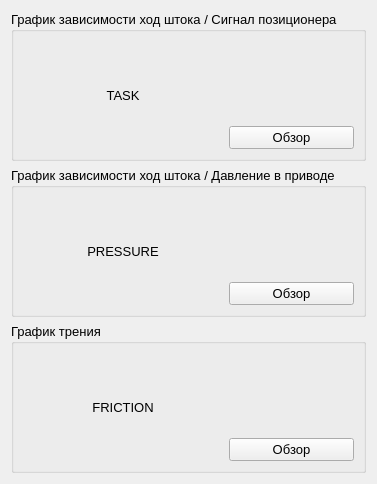
          <widget class="QWidget" name="tab_images">
           <attribute name="title">
            <string>Выбор изображений</string>
           </attribute>
           <layout class="QHBoxLayout" name="horizontalLayout_24">
            <item>
             <layout class="QVBoxLayout" name="verticalLayout_imagesChart">
              <item>
               <widget class="QGroupBox" name="groupBox_imageChartTask">
                <property name="font">
                 <font>
                  <family>Segoe UI</family>
                  <pointsize>10</pointsize>
                 </font>
                </property>
                <property name="title">
                 <string>График зависимости ход штока / Cигнал позиционера</string>
                </property>
                <layout class="QHBoxLayout" name="horizontalLayout_25">
                 <item>
                  <widget class="QLabel" name="label_imageChartTask">
                   <property name="enabled">
                    <bool>true</bool>
                   </property>
                   <property name="sizePolicy">
                    <sizepolicy hsizetype="Preferred" vsizetype="Preferred">
                     <horstretch>0</horstretch>
                     <verstretch>0</verstretch>
                    </sizepolicy>
                   </property>
                   <property name="minimumSize">
                    <size>
                     <width>200</width>
                     <height>108</height>
                    </size>
                   </property>
                   <property name="maximumSize">
                    <size>
                     <width>200</width>
                     <height>108</height>
                    </size>
                   </property>
                   <property name="text">
                    <string>TASK</string>
                   </property>
                   <property name="scaledContents">
                    <bool>true</bool>
                   </property>
                   <property name="alignment">
                    <set>Qt::AlignmentFlag::AlignCenter</set>
                   </property>
                   <property name="wordWrap">
                    <bool>true</bool>
                   </property>
                  </widget>
                 </item>
                 <item>
                  <layout class="QVBoxLayout" name="verticalLayout_imageChartTask">
                   <item>
                    <spacer name="verticalSpacer_imageChartTask">
                     <property name="orientation">
                      <enum>Qt::Orientation::Vertical</enum>
                     </property>
                     <property name="sizeHint" stdset="0">
                      <size>
                       <width>20</width>
                       <height>40</height>
                      </size>
                     </property>
                    </spacer>
                   </item>
                   <item>
                    <widget class="QPushButton" name="pushButton_imageChartTask">
                     <property name="sizePolicy">
                      <sizepolicy hsizetype="Minimum" vsizetype="Preferred">
                       <horstretch>0</horstretch>
                       <verstretch>0</verstretch>
                      </sizepolicy>
                     </property>
                     <property name="text">
                      <string>Обзор</string>
                     </property>
                    </widget>
                   </item>
                  </layout>
                 </item>
                </layout>
               </widget>
              </item>
              <item>
               <widget class="QGroupBox" name="groupBox_imageChartPressure">
                <property name="font">
                 <font>
                  <family>Segoe UI</family>
                  <pointsize>10</pointsize>
                 </font>
                </property>
                <property name="title">
                 <string>График зависимости ход штока / Давление в приводе</string>
                </property>
                <layout class="QHBoxLayout" name="horizontalLayout_26">
                 <item>
                  <widget class="QLabel" name="label_imageChartPressure">
                   <property name="sizePolicy">
                    <sizepolicy hsizetype="Preferred" vsizetype="Preferred">
                     <horstretch>0</horstretch>
                     <verstretch>0</verstretch>
                    </sizepolicy>
                   </property>
                   <property name="minimumSize">
                    <size>
                     <width>200</width>
                     <height>108</height>
                    </size>
                   </property>
                   <property name="maximumSize">
                    <size>
                     <width>200</width>
                     <height>108</height>
                    </size>
                   </property>
                   <property name="text">
                    <string>PRESSURE</string>
                   </property>
                   <property name="scaledContents">
                    <bool>true</bool>
                   </property>
                   <property name="alignment">
                    <set>Qt::AlignmentFlag::AlignCenter</set>
                   </property>
                   <property name="wordWrap">
                    <bool>true</bool>
                   </property>
                  </widget>
                 </item>
                 <item>
                  <layout class="QVBoxLayout" name="verticalLayout_imageChartPressure">
                   <item>
                    <spacer name="verticalSpacer_imageChartPressure">
                     <property name="orientation">
                      <enum>Qt::Orientation::Vertical</enum>
                     </property>
                     <property name="sizeHint" stdset="0">
                      <size>
                       <width>20</width>
                       <height>40</height>
                      </size>
                     </property>
                    </spacer>
                   </item>
                   <item>
                    <widget class="QPushButton" name="pushButton_imageChartPressure">
                     <property name="sizePolicy">
                      <sizepolicy hsizetype="Minimum" vsizetype="Preferred">
                       <horstretch>0</horstretch>
                       <verstretch>0</verstretch>
                      </sizepolicy>
                     </property>
                     <property name="text">
                      <string>Обзор</string>
                     </property>
                    </widget>
                   </item>
                  </layout>
                 </item>
                </layout>
               </widget>
              </item>
              <item>
               <widget class="QGroupBox" name="groupBox_imageChartFriction">
                <property name="font">
                 <font>
                  <family>Segoe UI</family>
                  <pointsize>10</pointsize>
                 </font>
                </property>
                <property name="title">
                 <string>График трения</string>
                </property>
                <layout class="QHBoxLayout" name="horizontalLayout_27">
                 <item>
                  <widget class="QLabel" name="label_imageChartFriction">
                   <property name="minimumSize">
                    <size>
                     <width>200</width>
                     <height>108</height>
                    </size>
                   </property>
                   <property name="maximumSize">
                    <size>
                     <width>200</width>
                     <height>108</height>
                    </size>
                   </property>
                   <property name="text">
                    <string>FRICTION</string>
                   </property>
                   <property name="scaledContents">
                    <bool>true</bool>
                   </property>
                   <property name="alignment">
                    <set>Qt::AlignmentFlag::AlignCenter</set>
                   </property>
                   <property name="wordWrap">
                    <bool>true</bool>
                   </property>
                  </widget>
                 </item>
                 <item>
                  <layout class="QVBoxLayout" name="verticalLayout_imageChartFriction">
                   <item>
                    <spacer name="verticalSpacer_imageChartFriction">
                     <property name="orientation">
                      <enum>Qt::Orientation::Vertical</enum>
                     </property>
                     <property name="sizeHint" stdset="0">
                      <size>
                       <width>20</width>
                       <height>40</height>
                      </size>
                     </property>
                    </spacer>
                   </item>
                   <item>
                    <widget class="QPushButton" name="pushButton_imageChartFriction">
                     <property name="sizePolicy">
                      <sizepolicy hsizetype="Minimum" vsizetype="Preferred">
                       <horstretch>0</horstretch>
                       <verstretch>0</verstretch>
                      </sizepolicy>
                     </property>
                     <property name="text">
                      <string>Обзор</string>
                     </property>
                    </widget>
                   </item>
                  </layout>
                 </item>
                </layout>
               </widget>
              </item>
             </layout>
            </item>
            <item>
             <spacer name="horizontalSpacer_18">
              <property name="orientation">
               <enum>Qt::Orientation::Horizontal</enum>
              </property>
              <property name="sizeHint" stdset="0">
               <size>
                <width>0</width>
                <height>0</height>
               </size>
              </property>
             </spacer>
            </item>
           </layout>
          </widget>
